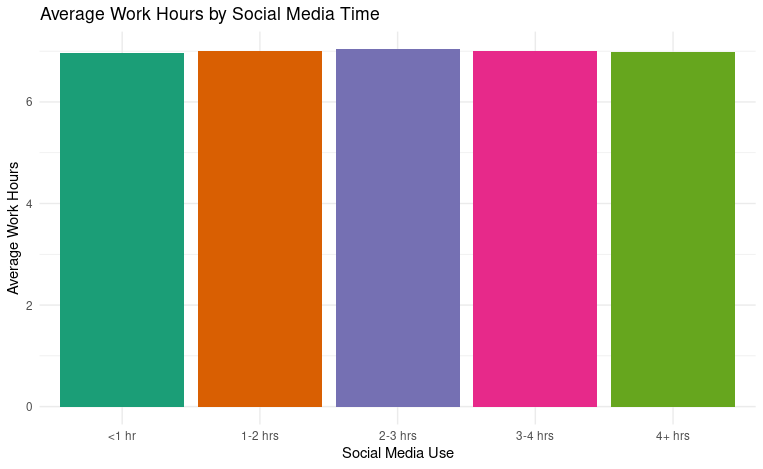

The script that drew this image:
library(tidyverse)

Social_Media_Vs_Productivity <- Social_Media_Vs_Productivity %>%
  mutate(
    daily_social_media_time = as.numeric(daily_social_media_time),
    social_media_range = case_when(
      daily_social_media_time < 1 ~ "<1 hr",
      daily_social_media_time < 2 ~ "1-2 hrs",
      daily_social_media_time < 3 ~ "2-3 hrs",
      daily_social_media_time < 4 ~ "3-4 hrs",
      TRUE ~ "4+ hrs"
    ),
    social_media_range = factor(social_media_range, levels = c("<1 hr", "1-2 hrs", "2-3 hrs", "3-4 hrs", "4+ hrs"))
  )

social_media_vs_work <- Social_Media_Vs_Productivity %>%
  group_by(social_media_range) %>%
  summarise(
    avg_work_hours = mean(work_hours_per_day, na.rm = TRUE),
    count = n()
  ) %>%
  ungroup()

ggplot(social_media_vs_work, aes(x = social_media_range, y = avg_work_hours, fill = social_media_range)) +
  geom_col() +
  scale_fill_manual(values = c(
    "<1 hr" = "#1b9e77",
    "1-2 hrs" = "#d95f02",
    "2-3 hrs" = "#7570b3",
    "3-4 hrs" = "#e7298a",
    "4+ hrs" = "#66a61e"
  )) +
  labs(title = "Average Work Hours by Social Media Time",
       x = "Social Media Use",
       y = "Average Work Hours") +
  theme_minimal() +
  theme(legend.position = "none")
